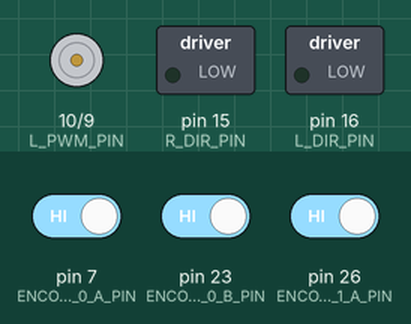
Simulated run of this sketch. Board: Arduino Mega 2560, built with avr-gcc and run on an emulated ATmega2560. On the bench: motor-driver pin pairs drawn as motors (green arrow = first pin HIGH = forward, orange = second pin HIGH = backward, longer = more drive), switched loads named in the sketch (green lamp = pin HIGH). Inputs (shaded band) come from the test bench; at power-on: pin 7 (ENCODER_0_A_PIN) HIGH, pin 23 (ENCODER_0_B_PIN) HIGH, pin 26 (ENCODER_1_A_PIN) HIGH. What the sketch prints to the serial monitor is not drawn.

Above: at 1.1 s.
Timing chart, 0 to 40.0 s (numbered marks = the images above):
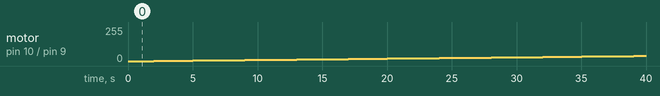

The sketch:

WheelResponse.ino
```cpp
// (licence header left out)
#include "Kinematics.h"
#include "Motor.h"

Motor motor;
Kinematics ki;

void setup()
{
    Serial.begin(9600);
    delay(1000);
    Serial.println("RESET");
    setupEncoder0();
    setupEncoder1();
    motor.init();
    ki.init();
    Serial.println("speed = []");
}

volatile  int i=0;
void loop()
{
    if(i>255){motor.setPower(0,0);return;}
    ki.update();
    motor.setPower(i,0);
    delay(1000);
    ki.update();
    Serial.print("speed.append(");
    Serial.print(ki.v_l);
    Serial.println(")");
    i++;
}
```

Encoder.h
```cpp
// (licence header left out)
#ifndef _ENCODERS_H
#define _ENCODERS_H

#define ENCODER_0_A_PIN 7
#define ENCODER_0_B_PIN 23
#define ENCODER_1_A_PIN 26
//#define ENCODER_1_B_PIN Non-standard pin!

// Volatile Global variables used by Encoder ISR.
volatile long count_r; // 右轮 // used by encoder to count the rotation
volatile byte state_r;
volatile long count_l; // 左轮
volatile byte state_l;

#define code2dist 0.299675920792 // 编码乘以这个可以得到距离(单位：mm/读数)
#define pi 3.14159265            // π
#define code2angle 1.0047446     // 编码乘以这个可以得到轮子旋转的角度(单位：°/读数)
#define rad2deg 180 / 3.14159265 // 弧度转角度的方便参数
#define deg2rad 3.14159262 / 180 // 角度转弧度的方便参数
#define l 88.8                   // 两轮之间的距离约为88.8mm

// This ISR handles just Encoder 0
// ISR to read the Encoder0 Channel A and B pins
// and then look up based on  transition what kind of
// rotation must have occured.
ISR(INT6_vect)
{
    // We know that the ISR is only called when a pin changes.
    // We also know only 1 pin can change at a time.
    // The XOR(AB) signal change from "Channel A" triggers ISR.

    // First, Read in the new state of the encoder pins.
    // Standard pins, so standard read functions.
    boolean e0_B = digitalRead(ENCODER_0_B_PIN); // normal B state
    boolean e0_A = digitalRead(ENCODER_0_A_PIN); // XOR(AB)

    // Software XOR (^) logically infers
    // the true value of A given the state of B
    e0_A = e0_A ^ e0_B;

    // Shift our (new) current readings into bit positions
    // 2 and 3 in the state variable (current state)
    // State: (bit3)  (bit2)  (bit1)   (bit0)
    // State:  new B   new A   old B   old A
    state_r = state_r | (e0_B << 3);
    state_r = state_r | (e0_A << 2);

    // Handle which transition we have registered.
    // Complete this if statement as necessary.
    // Refer to the labsheet.
    if (state_r == 0 || state_r == 3 || state_r == 5 || state_r == 6 || state_r == 8 || state_r == 10 || state_r == 12 || state_r == 15)
    { // 0,3,5,6,8,10,12,15: 要么无变化，要么一次变了两个（无效）
    }
    else if (state_r == 1 || state_r == 7 || state_r == 8 || state_r == 14)
    { // 1,7,8,14: +1
        // count_r+=1
        count_r -= 1;
    }
    else if (state_r == 2 || state_r == 4 || state_r == 11 || state_r == 13)
    { // 2,4,11,13: -1
        // count_r -=1
        count_r += 1;
    } // Continue this if statement as necessary.

    // Shift the current readings (bits 3 and 2) down
    // into position 1 and 0 (to become prior readings)
    // This bumps bits 1 and 0 off to the right, "deleting"
    // them for the next ISR call.
    state_r = state_r >> 2;
}

// This ISR handles just Encoder 1
// ISR to read the Encoder0 Channel A and B pins
// and then look up based on  transition what kind of
// rotation must have occured.
ISR(PCINT0_vect)
{

    // First, Read in the new state of the encoder pins.

    // Mask for a specific pin from the port.
    // Non-standard pin, so we access the register
    // directly.
    // Reading just PINE would give us a number
    // composed of all 8 bits.  We want only bit 2.
    // B00000100 masks out all but bit 2
    // It is more portable to use the PINE2 keyword.
    boolean e1_B = PINE & (1 << PINE2);
    // boolean e1_B = PINE & B00000100;  // Does same as above.

    // Standard read from the other pin.
    boolean e1_A = digitalRead(ENCODER_1_A_PIN); // 26 the same as A8

    e1_A = e1_A ^ e1_B;

    // Create a bitwise representation of our states
    // We do this by shifting the boolean value up by
    // the appropriate number of bits, as per our table
    // header:
    //
    // State :  (bit3)  (bit2)  (bit1)  (bit0)
    // State :  New A,  New B,  Old A,  Old B.
    state_l = state_l | (e1_B << 3);
    state_l = state_l | (e1_A << 2);

    // Handle which transition we have registered.
    // Complete this if statement as necessary.
    // Refer to the labsheet.
    if (state_l == 0 || state_l == 3 || state_l == 5 || state_l == 6 || state_l == 8 || state_l == 10 || state_l == 12 || state_l == 15)
    { // 0,3,5,6,8,10,12,15: 要么无变化，要么一次变了两个（无效）
    }
    else if (state_l == 1 || state_l == 7 || state_l == 8 || state_l == 14)
    { // 1,7,8,14: +1
        // count_r+=1
        count_l -= 1;
    }
    else if (state_l == 2 || state_l == 4 || state_l == 11 || state_l == 13)
    { // 2,4,11,13: -1
        // count_r -=1
        count_l += 1;
    } // Continue this if statement as necessary.

    // Shift the current readings (bits 3 and 2) down
    // into position 1 and 0 (to become prior readings)
    // This bumps bits 1 and 0 off to the right, "deleting"
    // them for the next ISR call.
    state_l = state_l >> 2;
}

/*
   This setup routine enables interrupts for
   encoder1.  The interrupt is automatically
   triggered when one of the encoder pin changes.
   This is really convenient!  It means we don't
   have to check the encoder manually.
*/
void setupEncoder0()
{
    count_r = 0;

    // Setup pins for right encoder
    pinMode(ENCODER_0_A_PIN, INPUT);
    pinMode(ENCODER_0_B_PIN, INPUT);

    // initialise the recorded state of e0 encoder.
    state_r = 0;

    // Get initial state of encoder pins A + B
    boolean e0_A = digitalRead(ENCODER_0_A_PIN);
    boolean e0_B = digitalRead(ENCODER_0_B_PIN);
    e0_A = e0_A ^ e0_B;

    // Shift values into correct place in state.
    // Bits 1 and 0  are prior states.
    state_r = state_r | (e0_B << 1);
    state_r = state_r | (e0_A << 0);

    // Now to set up PE6 as an external interupt (INT6), which means it can
    // have its own dedicated ISR vector INT6_vector

    // Page 90, 11.1.3 External Interrupt Mask Register – EIMSK
    // Disable external interrupts for INT6 first
    // Set INT6 bit low, preserve other bits
    EIMSK = EIMSK & ~(1 << INT6); // 进行一系列处理前，先关闭INT6，这一条语句就是设EIMSK第六位为0的意思
    // EIMSK = EIMSK & B1011111; // Same as above.

    // Page 89, 11.1.2 External Interrupt Control Register B – EICRB
    // Used to set up INT6 interrupt
    EICRB |= (1 << ISC60); // using header file names, push 1 to bit ISC60 // 开EIRCB的第六位
    // EICRB |= B00010000; // does same as above

    // Page 90, 11.1.4 External Interrupt Flag Register – EIFR
    // Setting a 1 in bit 6 (INTF6) clears the interrupt flag.
    EIFR |= (1 << INTF6); // 清除EIFR的第六位（复位，以防之前已设为有中断，造成误响应）
    // EIFR |= B01000000;  // same as above

    // Now that we have set INT6 interrupt up, we can enable
    // the interrupt to happen
    // Page 90, 11.1.3 External Interrupt Mask Register – EIMSK
    // Disable external interrupts for INT6 first
    // Set INT6 bit high, preserve other bits
    EIMSK |= (1 << INT6); // 开EIMSK的INT6，使能中断输入
                          // EIMSK |= B01000000; // Same as above
}

void setupEncoder1()
{

    count_l = 0;

    // Setting up left encoder:
    // The Romi board uses the pin PE2 (port E, pin 2) which is
    // very unconventional.  It doesn't have a standard
    // arduino alias (like d6, or a5, for example).
    // We set it up here with direct register access
    // Writing a 0 to a DDR sets as input
    // DDRE = Data Direction Register (Port)E
    // We want pin PE2, which means bit 2 (counting from 0)
    // PE Register bits [ 7  6  5  4  3  2  1  0 ]
    // Binary mask      [ 1  1  1  1  1  0  1  1 ]
    //
    // By performing an & here, the 0 sets low, all 1's preserve
    // any previous state.
    DDRE = DDRE & ~(1 << DDE6);
    // DDRE = DDRE & B11111011; // Same as above.

    // We need to enable the pull up resistor for the pin
    // To do this, once a pin is set to input (as above)
    // You write a 1 to the bit in the output register
    PORTE = PORTE | (1 << PORTE2);
    // PORTE = PORTE | 0B00000100;

    // Encoder0 uses conventional pin 26
    pinMode(ENCODER_1_A_PIN, INPUT);
    digitalWrite(ENCODER_1_A_PIN, HIGH); // Encoder 1 xor

    // initialise the recorded state of e1 encoder.
    state_l = 0;

    // Get initial state of encoder.
    boolean e1_B = PINE & (1 << PINE2);
    // boolean e1_B = PINE & B00000100;  // Does same as above.

    // Standard read from the other pin.
    boolean e1_A = digitalRead(ENCODER_1_A_PIN); // 26 the same as A8

    // Some clever electronics combines the
    // signals and this XOR restores the
    // true value.
    e1_A = e1_A ^ e1_B;

    // Shift values into correct place in state.
    // Bits 1 and 0  are prior states.
    state_l = state_l | (e1_B << 1);
    state_l = state_l | (e1_A << 0);

    // Enable pin-change interrupt on A8 (PB4) for encoder0, and disable other
    // pin-change interrupts.
    // Note, this register will normally create an interrupt a change to any pins
    // on the port, but we use PCMSK0 to set it only for PCINT4 which is A8 (PB4)
    // When we set these registers, the compiler will now look for a routine called
    // ISR( PCINT0_vect ) when it detects a change on the pin.  PCINT0 seems like a
    // mismatch to PCINT4, however there is only the one vector servicing a change
    // to all PCINT0->7 pins.
    // See Manual 11.1.5 Pin Change Interrupt Control Register - PCICR

    // Page 91, 11.1.5, Pin Change Interrupt Control Register
    // Disable interrupt first
    PCICR = PCICR & ~(1 << PCIE0);
    // PCICR &= B11111110;  // Same as above

    // 11.1.7 Pin Change Mask Register 0 – PCMSK0
    PCMSK0 |= (1 << PCINT4);

    // Page 91, 11.1.6 Pin Change Interrupt Flag Register – PCIFR
    PCIFR |= (1 << PCIF0); // Clear its interrupt flag by writing a 1.

    // Enable
    PCICR |= (1 << PCIE0);
}

#endif
```

Kinematics.h
```cpp
// (licence header left out)
#ifndef KINEMATICS_H
#define KINEMATICS_H

#include "Encoder.h"

class Kinematics
{
public:
    double X_w = 0.0;     // 世界坐标系中的x坐标
    double Y_w = 0.0;     // 世界坐标系中的y坐标
    double theta_w = 0.0; // 世界坐标系中的theta，顺时针（往右拧）是正，逆时针（往左拧）是负

    double v_l = 0.0; // 左轮速度
    double v_r = 0.0; // 右轮速度

    long code_l = 0; // 左编码器的读数历史
    long code_r = 0; // 右编码器的读数历史

    long prev_time = 0; // 时间的历史值

    /**
     * @description:构造函数，必须存在，啥也不干
     */
    Kinematics() {}

    /**
     * @description: 初始化函数，除了初始化几个记录值以外，啥也不干
     */
    void init()
    {
        code_l = count_l;     // 初始化左电机编码值记录
        code_r = count_r;     // 初始化右电机编码值记录
        prev_time = micros(); // 初始化时间记录
    }

    void update()
    {
        // 读取左右编码器值的变化
        long code_l_delta = count_l - code_l;
        code_l = count_l;
        long code_r_delta = count_r - code_r;
        code_r = count_r;

        unsigned long delta_micros = micros() - prev_time; // millis()-prev_time; // 计算Δt

        if (delta_micros == 0)
        {
            return;
        }

        prev_time = micros(); // 更新时间值的记录

        double delta_time = (double)delta_micros / 1000; // 把时间差转换为单位为微秒的值，因为以前一直用的微秒，这个改了很多习惯了的数值会变，很麻烦


        // 算出左右轮子的大致速度
        v_l = (double)code_l_delta / (double)delta_time;
        v_r = (double)code_r_delta / (double)delta_time;

        // 算出左右轮子前进的距离
        double dist_l = code_l_delta * code2dist;
        double dist_r = code_r_delta * code2dist;
        // X_r = 1/2*(左轮里程+右轮里程)
        double X_r = 0.5 * (dist_l + dist_r);
        // theta_r = 1/2l(左轮里程-右轮里程)
        double theta_r = (dist_l - dist_r) / (2 * l / 2.25); //本轮更新中被加到位置中的角度变化量

        // ↑2.25是一个纯纯的矫正参量，在公式里本不该存在，所以记得校正

        // X_w += X_r*cos(theta_w)
        X_w += X_r * cos(theta_w);
        // Y_w += Y_r*sin(theta_w)
        Y_w += X_r * sin(theta_w);
        // theta_w += theta_r
        theta_w += theta_r;

        // 360度回到0度的计算：
        if (theta_w > 2 * pi)
        {
            theta_w -= 2 * pi;
        }
        else if (theta_w < -2 * pi)
        {
            theta_w += 2 * pi;
        }
    }

    void print()
    {
        Serial.print("v_l:");
        Serial.print(v_l);
        Serial.print(" v_r:");
        Serial.print(v_r);
        Serial.print(" X_w:");
        Serial.print(X_w);
        Serial.print(" Y_w:");
        Serial.print(Y_w);
        Serial.print(" θ:");
        Serial.println(theta_w * rad2deg);
    }
};

#endif
```

Motor.h
```cpp
// (licence header left out)
/*
 * @Author: Runze Yuan 1959180242@qq.com
 * @Date: 2022-11-10 17:26:55
 * @LastEditors: Runze Yuan 1959180242@qq.com
 * @LastEditTime: 2022-11-11 10:46:51
 * @FilePath: \RS_AS2\Tools\Motor\Motor.h
 * @Description:
 * 电机驱动类的实现。
 * 使用方法：
 * 1.实例化类的对象,如 Motor motor;
 * 2.在setup()中调用init()方法
 * 3.使用setPower()方法为左右轮设置速度，即可驱动电机
 * 4.使用前要先校正死区范围
 * Copyright (c) 2022 by Runze Yuan 1959180242@qq.com, All Rights Reserved.
 */
#ifndef MOTOR_H
#define MOTOR_H

/*
一些关于电机的备注：
1.电机PWM写负数的时候会相当于油门踩满
2.电机PWM写成小数的时候会自动取整
*/

#define L_DIR_PIN 16 // L_DIR_PIN or PN_L
#define R_DIR_PIN 15 // R_DIR_PIN or PN_R
#define L_PWM_PIN 10 // L_PWM_PIN or EN_L
#define R_PWM_PIN 9  // R_DIR_PIN or EN_R

#define FWD LOW  // LOW = 0x0
#define REV HIGH // HIGH = 0x1

class Motor
{
private:
    int LeftMotorPower = 0;  // 左侧电机当前PWM值
    int RightMotorPower = 0; // 右侧电机当前PWM值

public:
    Motor() // 构造函数，必须存在
    {
    }

    /**
     * @description: 初始化各个引脚，必须在使用电机前调用
     */
    void init()
    {
        pinMode(L_DIR_PIN, OUTPUT);
        pinMode(R_DIR_PIN, OUTPUT);
        pinMode(L_PWM_PIN, OUTPUT);
        pinMode(R_PWM_PIN, OUTPUT);
    }

    /**
     * @description: 驱动电机的方法
     * @param {int} L 左轮速度，接受正负输入
     * @param {int} R 右轮速度，接受正负输入
     */
    void setPower(int L, int R)
    {
        // 取控制量的绝对值
        int L_temp = abs(L);
        int R_temp = abs(R);

        // 不许大于255
        if (L_temp > 255)
            L_temp = 255;
        if (R_temp > 255)
            R_temp = 255;

        // 根据输入数字的正负写电机方向
        if (L > 0)
            digitalWrite(L_DIR_PIN, FWD);
        if (L < 0)
            digitalWrite(L_DIR_PIN, REV);
        if (R > 0)
            digitalWrite(R_DIR_PIN, FWD);
        if (R < 0)
            digitalWrite(R_DIR_PIN, REV);

        // 驱动电机
        if (L == 0)
            analogWrite(L_PWM_PIN, 0);
        else
        {
            // 死区14
            LeftMotorPower = (int)(L_temp); //* 0.945 + 14); //不含校正的驱动： LeftMotorPower = (int)(L_temp);
            analogWrite(L_PWM_PIN, LeftMotorPower);
        }
        if (R == 0)
            analogWrite(R_PWM_PIN, 0);
        else
        {
            // 死区17
            RightMotorPower = (int)(R_temp);// * 0.933 + 17); //不含校正的驱动： RightMotorPower = (int)(R_temp);
            analogWrite(R_PWM_PIN, RightMotorPower);
        }
        return;
    }
};

#endif
```

Measured:
- by itself, motor on pin 10 (L_PWM_PIN) / pin 9 (R_PWM_PIN): moves from stopped to forward 38/255 over 37.1 s
